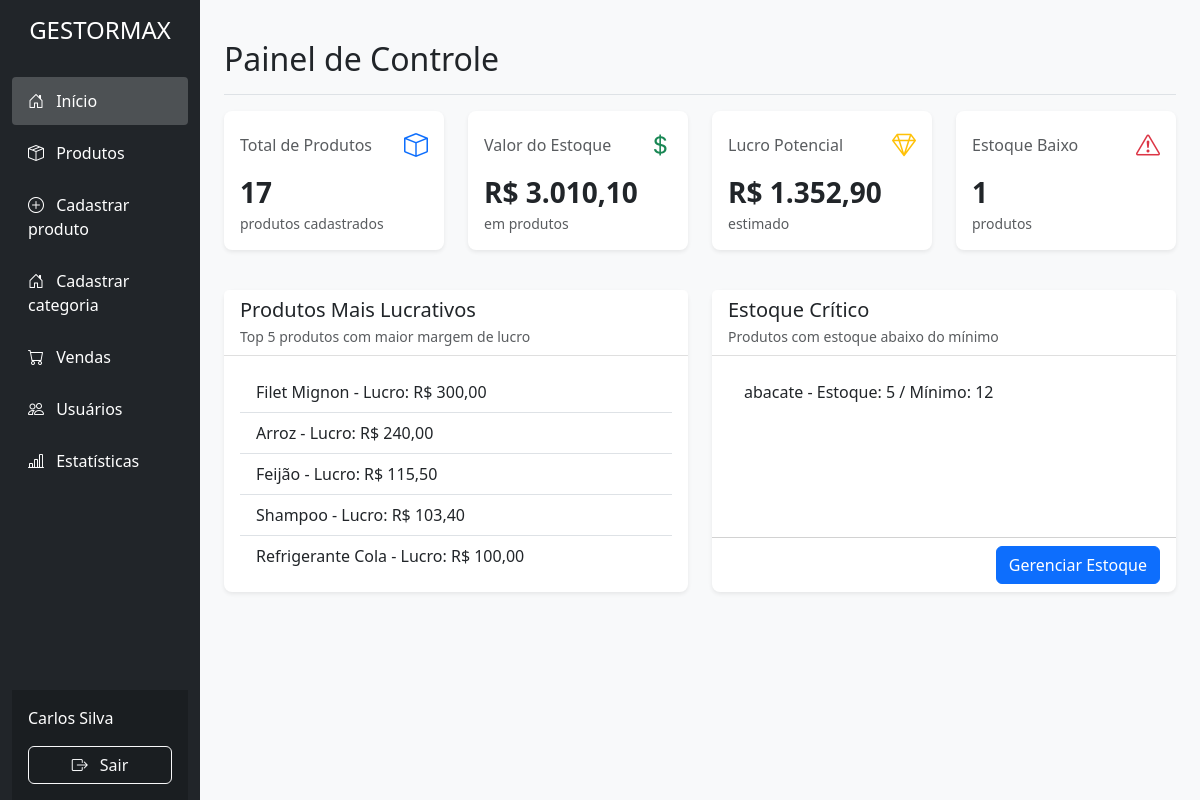
Page /pages/dashboard.php (signed in) on the committed database.
### tables this page shows
CREATE TABLE `produtos` (
  `id` int(11) NOT NULL,
  `nome` varchar(100) NOT NULL,
  `categoria_id` int(11) DEFAULT NULL,
  `quantidade_inicial` int(11) NOT NULL,
  `quantidade_minima` int(11) NOT NULL,
  `custo` decimal(10,2) NOT NULL,
  `valor_venda` decimal(10,2) NOT NULL
);

### pages/dashboard.php (the view, shortened to what this page needs)
<?php
include 'conexao.php';
$sqlTotal = "SELECT COUNT(*) AS total FROM produtos";
$resTotal = $conn->query($sqlTotal);
$totalProdutos = $resTotal->fetch_assoc()['total'] ?? 0;
$sqlValorEstoque = "SELECT SUM(custo * quantidade_inicial) AS valor_estoque FROM produtos";
$resValorEstoque = $conn->query($sqlValorEstoque);
$valorEstoque = $resValorEstoque->fetch_assoc()['valor_estoque'] ?? 0;
$sqlLucroPotencial = "SELECT SUM((valor_venda - custo) * quantidade_inicial) AS lucro_potencial FROM produtos";
$resLucroPotencial = $conn->query($sqlLucroPotencial);
$lucroPotencial = $resLucroPotencial->fetch_assoc()['lucro_potencial'] ?? 0;
$sqlEstoqueBaixo = "SELECT COUNT(*) AS estoque_baixo FROM produtos WHERE quantidade_inicial < quantidade_minima";
$resEstoqueBaixo = $conn->query($sqlEstoqueBaixo);
$estoqueBaixo = $resEstoqueBaixo->fetch_assoc()['estoque_baixo'] ?? 0;
$sqlTopLucrativos = "SELECT nome, quantidade_inicial, custo, valor_venda,
    ((valor_venda - custo) * quantidade_inicial) AS lucro_total
    FROM produtos
    ORDER BY lucro_total DESC
    LIMIT 5";
$resTopLucrativos = $conn->query($sqlTopLucrativos);
$sqlCriticos = "SELECT nome, quantidade_inicial, quantidade_minima FROM produtos WHERE quantidade_inicial < quantidade_minima";
$resCriticos = $conn->query($sqlCriticos);
?>
<!DOCTYPE html>
<html lang="pt-BR">
<head>
  <link href="https://cdn.jsdelivr.net/npm/bootstrap@5.3.0/dist/css/bootstrap.min.css" rel="stylesheet" />
  <link rel="stylesheet" href="https://cdn.jsdelivr.net/npm/bootstrap-icons@1.10.0/font/bootstrap-icons.css" />
  <link rel="stylesheet" href="../styles/dashboard.css" />
  <link rel="stylesheet" href="../styles/sidebar.css" />
</head>
<body>
  <div class="container-fluid">
    <div class="row">
      <?php include '../INCLUDE/sidebar.php'; ?>
      <main class="col-md-9 ms-sm-auto col-lg-10 px-md-4 py-4">
        <div
          class="d-flex justify-content-between flex-wrap flex-md-nowrap align-items-center pt-3 pb-2 mb-3 border-bottom"
        >
          <h1 class="h2">Painel de Controle</h1>
        </div>
        <div class="row mb-4">
          <div class="col-sm-6 col-lg-3 mb-3">
            <div class="card stat-card h-100">
              <div class="card-body">
                <div class="d-flex justify-content-between align-items-center mb-2">
                  <h3 class="h6 text-muted mb-0">Total de Produtos</h3>
                  <i class="bi bi-box text-primary fs-4"></i>
                </div>
                <div class="stat-value" id="total-produtos"><?= $totalProdutos ?></div>
                <p class="text-muted mb-0 small">produtos cadastrados</p>
              </div>
            </div>
          </div>
          <div class="col-sm-6 col-lg-3 mb-3">
            <div class="card stat-card h-100">
              <div class="card-body">
                <div class="d-flex justify-content-between align-items-center mb-2">
                  <h3 class="h6 text-muted mb-0">Valor do Estoque</h3>
                  <i class="bi bi-currency-dollar text-success fs-4"></i>
                </div>
                <div class="stat-value" id="valor-estoque">R$ <?= number_format($valorEstoque, 2, ',', '.') ?></div>
                <p class="text-muted mb-0 small">em produtos</p>
              </div>
            </div>
          </div>
          <div class="col-sm-6 col-lg-3 mb-3">
            <div class="card stat-card h-100">
              <div class="card-body">
                <div class="d-flex justify-content-between align-items-center mb-2">
                  <h3 class="h6 text-muted mb-0">Lucro Potencial</h3>
                  <i class="bi bi-gem text-warning fs-4"></i>
                </div>
                <div class="stat-value" id="lucro-potencial">R$ <?= number_format($lucroPotencial, 2, ',', '.') ?></div>
                <p class="text-muted mb-0 small">estimado</p>
              </div>
            </div>
          </div>
          <div class="col-sm-6 col-lg-3 mb-3">
            <div class="card stat-card h-100">
              <div class="card-body">
                <div class="d-flex justify-content-between align-items-center mb-2">
                  <h3 class="h6 text-muted mb-0">Estoque Baixo</h3>
                  <i class="bi bi-exclamation-triangle text-danger fs-4"></i>
                </div>
                <div class="stat-value" id="estoque-baixo"><?= $estoqueBaixo ?></div>
                <p class="text-muted mb-0 small">produtos</p>
              </div>
            </div>
          </div>
        </div>
        <div class="row">
          <div class="col-lg-6 mb-4">
            <div class="card h-100">
              <div class="card-header">
                <h2 class="h5 card-title mb-1">Produtos Mais Lucrativos</h2>
                <p class="text-muted small mb-0">Top 5 produtos com maior margem de lucro</p>
              </div>
              <div class="card-body">
                <ul class="list-group list-group-flush" id="produtos-lucrativos">
                  <?php
                  if ($resTopLucrativos && $resTopLucrativos->num_rows > 0) {
                      while ($prod = $resTopLucrativos->fetch_assoc()) {
                          echo "<li class='list-group-item'>";
                          echo htmlspecialchars($prod['nome']) . " - Lucro: R$ " . number_format($prod['lucro_total'], 2, ',', '.');
                          echo "</li>";
                      }
                  } else {
                      echo "<li class='list-group-item text-muted fst-italic'>Nenhum produto cadastrado</li>";
                  }
                  ?>
                </ul>
              </div>
            </div>
          </div>
          <div class="col-lg-6 mb-4">
            <div class="card h-100">
              <div class="card-header">
                <h2 class="h5 card-title mb-1">Estoque Crítico</h2>
                <p class="text-muted small mb-0">Produtos com estoque abaixo do mínimo</p>
              </div>
              <div class="card-body">
                <ul class="list-group list-group-flush" id="produtos-criticos">
                  <?php
                  if ($resCriticos && $resCriticos->num_rows > 0) {
                      while ($prod = $resCriticos->fetch_assoc()) {
                          echo "<li class='list-group-item'>";
                          echo htmlspecialchars($prod['nome']) . " - Estoque: " . intval($prod['quantidade_inicial']) . " / Mínimo: " . intval($prod['quantidade_minima']);
                          echo "</li>";
                      }
                  } else {
                      echo "<li class='list-group-item text-muted fst-italic'>Nenhum produto com estoque crítico</li>";
                  }
                  ?>
                </ul>
              </div>
              <div class="card-footer bg-transparent">
                <a href="produtos-lista.php" class="btn btn-primary float-end">Gerenciar Estoque</a>
              </div>
            </div>
          </div>
        </div>
      </main>
    </div>
  </div>
</body>
</html>

### styles/dashboard.css (style rules this page uses)
body { background-color: #f8f9fa; }
.stat-card { border: none; border-radius: 0.5rem; box-shadow: 0 0.125rem 0.25rem rgba(0, 0, 0, 0.075); transition: transform 0.3s ease, box-shadow 0.3s ease; }
.stat-value { font-size: 1.75rem; font-weight: 700; color: #212529; }
.card { border: none; border-radius: 0.5rem; box-shadow: 0 0.125rem 0.25rem rgba(0, 0, 0, 0.075); }
.card-header { background-color: #fff; border-bottom: 1px solid rgba(0, 0, 0, 0.125); }

### rows in the picture
produtos: nome "Filet Mignon", lucro_total "300,00"
produtos: nome "Arroz", lucro_total "240,00"
produtos: nome "Feijão", lucro_total "115,50"
produtos: nome "Shampoo", lucro_total "103,40"
produtos: nome "Refrigerante Cola", lucro_total "100,00"
produtos: nome "abacate", quantidade_inicial "5", quantidade_minima "12"

### other values in the picture
$_SESSION['usuario_nome'] "Carlos Silva"
$totalProdutos "17"
$valorEstoque "3.010,10"
$lucroPotencial "1.352,90"
$estoqueBaixo "1"
